Frame 1 (no input): blank canvas, image omitted
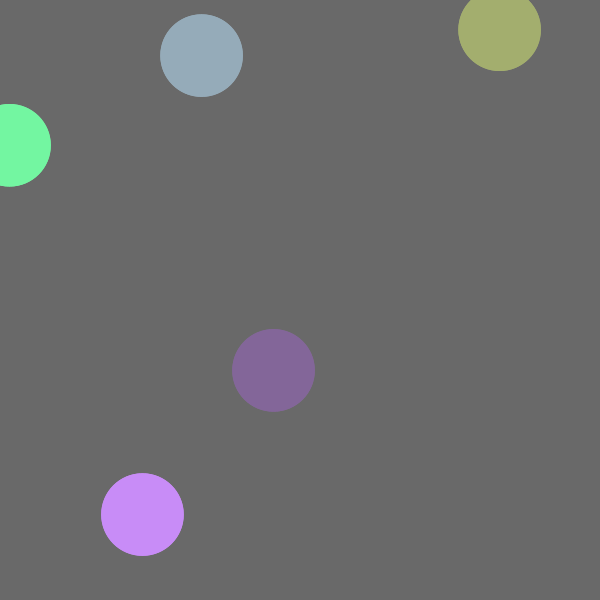
Frame 60 (the mouse pressed at the canvas centre just before this capture)
Frame 120 (the mouse held since frame 60 and released just before this capture): identical to frame 60, image omitted

The Processing sketch that drew this single still picture (run headless with seeded random() and noise(); from frame 60 on, the mouse is pressed at the canvas centre):

// Processing sketch: processing_170375
// ── processing_170375.pde

Ball balls[]= new Ball [5];
boolean pause = false;
void setup(){
  size(600, 600);
  background(105);
  for (int k = 0; k < balls.length; k++){
      balls[k]= new Ball();
  }
  
}

void draw() {
   if(!pause){
    background(105);
    for(int k = 0; k < balls.length; k++){
      balls[k].display();
    }
  for (int k=0; k< balls.length; k++) {
    for (int i= k+1; i< balls.length; i++){
if (balls[k].intersect(balls[i])) {
color c = color(random(100,255),random(50,255),random(100,255));
balls[k].reset(c);
balls[i].reset(c);
}
  }
  }
  for (int k=0; k< balls.length; k++){
    balls[k].display();
    balls[k].grow();
  }
}
}
void mousePressed() {
  pause = !pause;
}

class Ball {
float r; // radius
float x,y;
color c;

Ball() {
reset(color(random(100,255),random(100,255),random(100,255)));
}

void grow() {
  r+=.7;
}

void reset(color tempC){
r = 0;
x = random(width);
y = random(height);
c = tempC;
background(105);
}

void display() {
noStroke();
fill(c);
ellipse(x,y,r*2,r*2);
}

boolean intersect(Ball b) {
// Objects can be passed into functions as arguments too!
float distance = dist(x,y,b.x,b.y); // Calculate distance

// Compare distance to sum of radii
if (distance < r + b.r) {
return true;
}
else {
return false;
}
}
}
